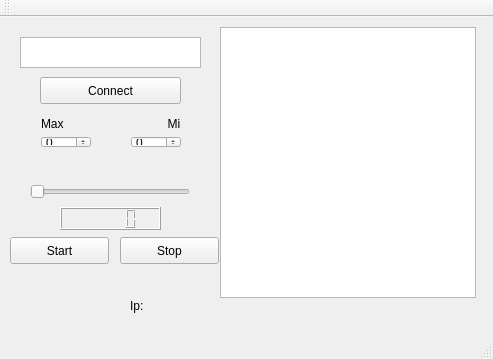
<?xml version="1.0" encoding="UTF-8"?>
<ui version="4.0">
 <class>MainWindow</class>
 <widget class="QMainWindow" name="MainWindow">
  <property name="geometry">
   <rect>
    <x>0</x>
    <y>0</y>
    <width>493</width>
    <height>359</height>
   </rect>
  </property>
  <property name="windowTitle">
   <string>MainWindow</string>
  </property>
  <widget class="QWidget" name="centralWidget">
   <widget class="QTextEdit" name="IptextEdit">
    <property name="geometry">
     <rect>
      <x>20</x>
      <y>20</y>
      <width>181</width>
      <height>31</height>
     </rect>
    </property>
   </widget>
   <widget class="QPushButton" name="ConnectpushButton">
    <property name="geometry">
     <rect>
      <x>40</x>
      <y>60</y>
      <width>141</width>
      <height>27</height>
     </rect>
    </property>
    <property name="text">
     <string>Connect</string>
    </property>
   </widget>
   <widget class="QSlider" name="Limitesslider">
    <property name="geometry">
     <rect>
      <x>30</x>
      <y>160</y>
      <width>160</width>
      <height>29</height>
     </rect>
    </property>
    <property name="minimum">
     <number>1</number>
    </property>
    <property name="maximum">
     <number>20</number>
    </property>
    <property name="orientation">
     <enum>Qt::Horizontal</enum>
    </property>
   </widget>
   <widget class="QLCDNumber" name="LimiteslcdNumber">
    <property name="geometry">
     <rect>
      <x>60</x>
      <y>190</y>
      <width>101</width>
      <height>23</height>
     </rect>
    </property>
   </widget>
   <widget class="QLabel" name="label_3">
    <property name="geometry">
     <rect>
      <x>150</x>
      <y>280</y>
      <width>67</width>
      <height>17</height>
     </rect>
    </property>
    <property name="text">
     <string/>
    </property>
   </widget>
   <widget class="QPushButton" name="LimitespushButton">
    <property name="geometry">
     <rect>
      <x>10</x>
      <y>220</y>
      <width>99</width>
      <height>27</height>
     </rect>
    </property>
    <property name="text">
     <string>Start</string>
    </property>
   </widget>
   <widget class="QLabel" name="label_4">
    <property name="geometry">
     <rect>
      <x>130</x>
      <y>280</y>
      <width>21</width>
      <height>17</height>
     </rect>
    </property>
    <property name="text">
     <string>Ip:</string>
    </property>
   </widget>
   <widget class="QWidget" name="layoutWidget">
    <property name="geometry">
     <rect>
      <x>30</x>
      <y>90</y>
      <width>72</width>
      <height>52</height>
     </rect>
    </property>
    <layout class="QVBoxLayout" name="verticalLayout">
     <item>
      <widget class="QLabel" name="label">
       <property name="text">
        <string>Max</string>
       </property>
      </widget>
     </item>
     <item>
      <widget class="QSpinBox" name="MaxdoubleSpinBox">
       <property name="minimum">
        <number>-999</number>
       </property>
       <property name="maximum">
        <number>1001</number>
       </property>
      </widget>
     </item>
    </layout>
   </widget>
   <widget class="QWidget" name="layoutWidget">
    <property name="geometry">
     <rect>
      <x>120</x>
      <y>90</y>
      <width>72</width>
      <height>52</height>
     </rect>
    </property>
    <layout class="QVBoxLayout" name="verticalLayout_2">
     <item>
      <widget class="QLabel" name="label_2">
       <property name="text">
        <string>           Min</string>
       </property>
      </widget>
     </item>
     <item>
      <widget class="QSpinBox" name="MindoubleSpinBox">
       <property name="minimum">
        <number>-1000</number>
       </property>
       <property name="maximum">
        <number>999</number>
       </property>
      </widget>
     </item>
    </layout>
   </widget>
   <widget class="QTextBrowser" name="DadostextBrowser">
    <property name="geometry">
     <rect>
      <x>220</x>
      <y>10</y>
      <width>256</width>
      <height>271</height>
     </rect>
    </property>
   </widget>
   <widget class="QPushButton" name="StoppushButton">
    <property name="geometry">
     <rect>
      <x>120</x>
      <y>220</y>
      <width>99</width>
      <height>27</height>
     </rect>
    </property>
    <property name="text">
     <string>Stop</string>
    </property>
   </widget>
  </widget>
  <widget class="QMenuBar" name="menuBar">
   <property name="geometry">
    <rect>
     <x>0</x>
     <y>0</y>
     <width>493</width>
     <height>25</height>
    </rect>
   </property>
  </widget>
  <widget class="QToolBar" name="mainToolBar">
   <attribute name="toolBarArea">
    <enum>TopToolBarArea</enum>
   </attribute>
   <attribute name="toolBarBreak">
    <bool>false</bool>
   </attribute>
  </widget>
  <widget class="QStatusBar" name="statusBar"/>
 </widget>
 <layoutdefault spacing="6" margin="11"/>
 <resources/>
 <connections/>
 <slots>
  <signal>start()</signal>
 </slots>
</ui>
